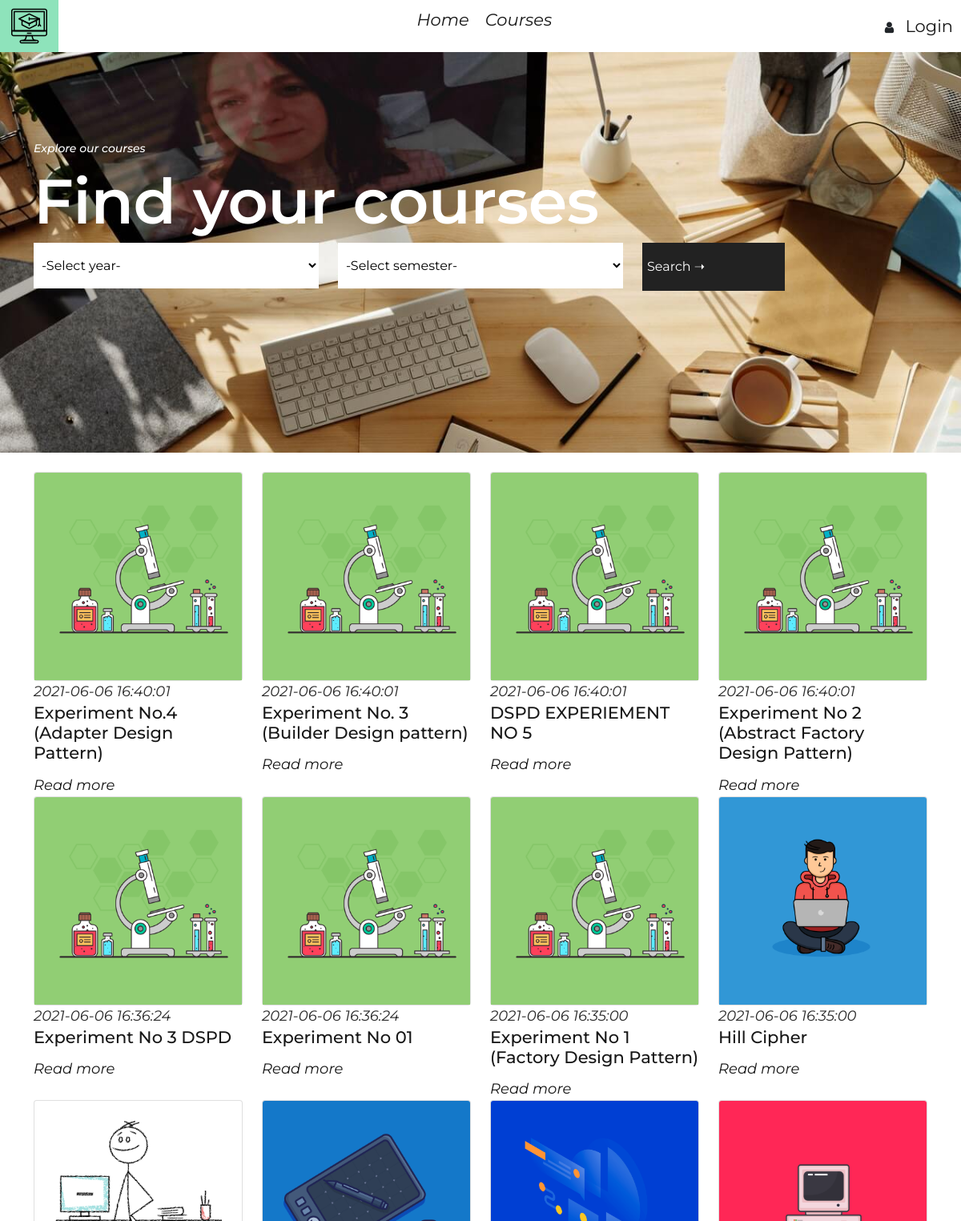
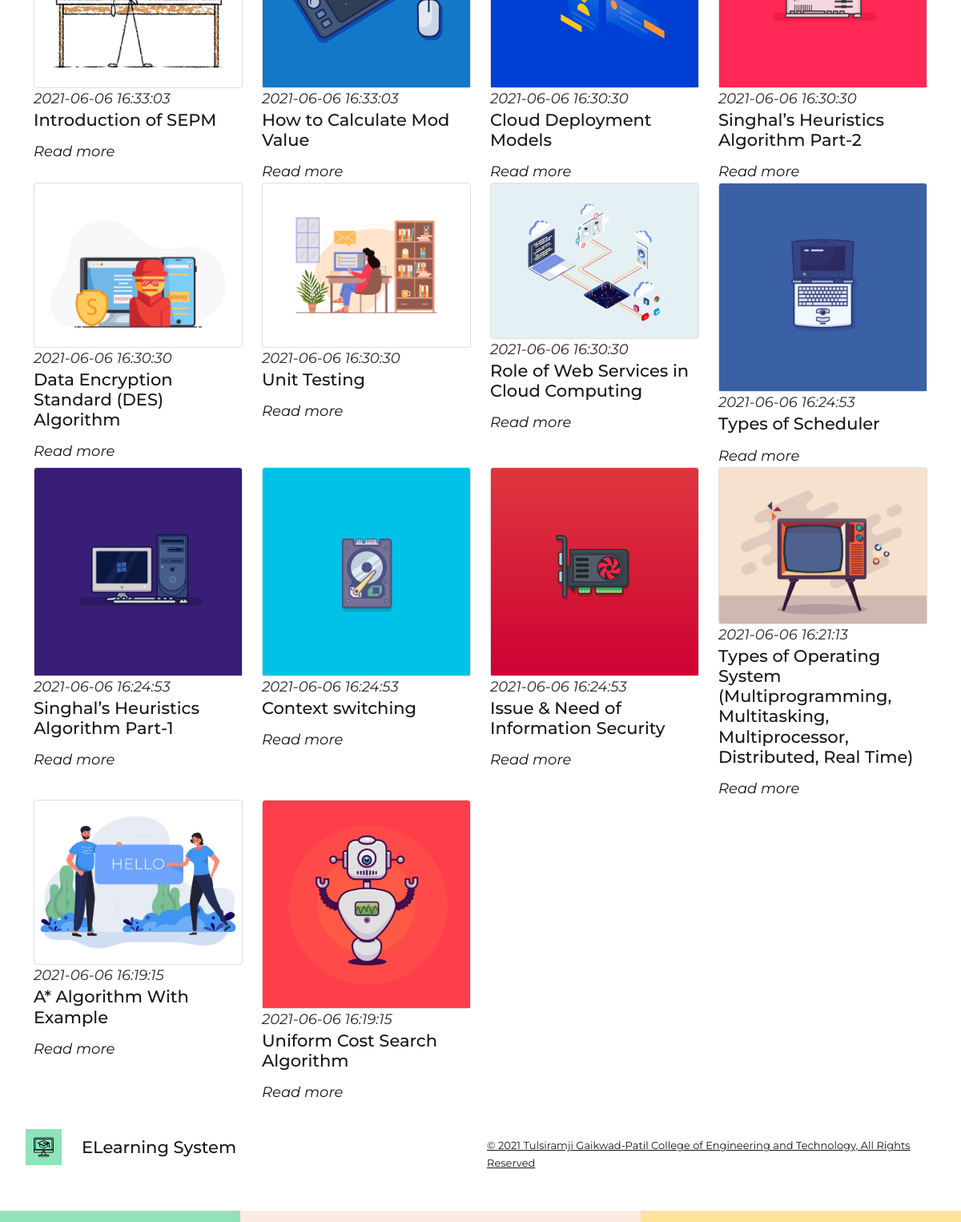
The page /course.php on the database its author committed (2 pictures, top to bottom).
### tables this page shows
CREATE TABLE `courses` (
  `id` int(11) NOT NULL,
  `category` varchar(255) NOT NULL,
  `heading` varchar(255) NOT NULL,
  `description` varchar(1000) NOT NULL,
  `instructor` varchar(255) NOT NULL,
  `video_link` varchar(1000) NOT NULL,
  `video_thumb` varchar(255) NOT NULL,
  `vid_duration` varchar(255) NOT NULL,
  `year` int(11) NOT NULL,
  `semester` int(11) NOT NULL,
  `added_at` timestamp NOT NULL DEFAULT current_timestamp()
);

### course.php (the view, shortened to what this page needs)
<?php require("config/connection.php"); ?>
<!DOCTYPE html>
<html lang="en">
<head>
    <?php include("include/header.php"); ?>
</head>
<body>
    <?php include("include/navigation.php"); ?>
    <section id="course">
        <div class="courses-container">
            <div class="header">
                <div class="container">
                    <div class="row">
                        <div class="col-xl-12">
                            <div class="content">
                                <div class="text">
                                    <h5>Explore our courses</h5>
                                    <h1>Find your courses</h1>
                                    <form action="course" method="get">
                                        <div class="row mb-2 mt-2">
                                            <div class="col-md-4">
                                                <select name="year" required>
                                                    <option value="0">-Select year-</option>
                                                </select>
                                            </div>
                                            <div class="col-md-4">
                                                <select name="semester" required>
                                                    <option>-Select semester-</option>
                                                </select>
                                            </div>
                                            <div class="col-md-4">
                                                <button type="submit" name="course-search">Search &#10141;</button>
                                            </div>
                                        </div>
                                    </form>
                                </div>
                            </div>
                        </div>
                    </div>
                </div>
            </div>
        </div>
        <div class="container">
            <div class="row">
                <div class="col-md-1"></div>
                <div class="col-md-1"></div>
            </div>
        </div>
    </section>
    <section>
        <div class="container">
            <div class="row">
                <?php
                    $q = "select * from courses order by id desc";
                    $r = mysqli_query($connection,$q);
                    if($r){
                        if(mysqli_num_rows($r) > 0){
                            while($row = mysqli_fetch_array($r)){
                                $id = $row['id'];
                                $title = $row['heading'];
                                $link = $row['video_link'];
                                $thumb = $row['video_thumb'];
                                $added_at = $row['added_at'];
                                ?>
                <div class="col-md-3">
                    <div class="item-video">
                        <div class="video">
                            <div class="card-deck">
                                <div class="card">
                                    <a data-fancybox href="<?php echo $link; ?>">
                                        <img class="card-img-top img-fluid" src="assets/images/video-thumb/<?php echo $thumb;?>" />
                                    </a>
                                </div>
                            </div>
                        </div>
                        <div class="meta">
                            <span><?php echo $added_at;?></span>
                            <h3><?php echo $title; ?></h3>
                            <a href="view_details?id=<?php echo $id;?>">Read more</a>
                        </div>
                    </div>
                </div>
                <?php
                            }
                        }else{
                            echo "no record founds";
                        }
                    }
                    ?>
            </div>
        </div>
    </section>
    <?php include("include/footer.php"); ?>
</body>
</html>

### include/header.php
<link rel="stylesheet" href="css/bootstrap/bootstrap.min.css">
<link rel="stylesheet" href="css/font-awesome/css/font-awesome.min.css">
<link rel="stylesheet" href="css/slik/slick.css">
<link rel="stylesheet" href="css/owl_caresoul/owl.carousel.min.css">
<link rel="stylesheet" href="css/owl_caresoul/owl.theme.default.min.css">
<link rel="stylesheet" href="css/responsive-tabs/responsive-tabs.min.css">
<link rel="stylesheet" href="css/font-awesome/css/font-awesome.min.css">
<link rel="stylesheet" href="css/fancybox/jquery.fancybox.min.css">
<link rel="stylesheet" href="css/style.css">

### include/navigation.php
<header>
    <div class="nav-left">
        <img src="assets/images/svg/online-course.svg" alt="logo" class="logo" width="45px" height="45px">
    </div>
    <nav>
        <div class="nav">
            <ul>
                <li>
                    <a href="index">Home</a>
                </li>
                <li>
                    <a href="#course">Courses</a>
                </li>
            </ul>
        </div>
    </nav>
    <div class="nav-right">
        <i class="fa fa-user"></i> <a href="login">Login</a>
    </div>
</header>

### include/footer.php
<section id="footer">
    <footer>
        <div class="footer">
            <div class="footer-bottom">
                <div class="container-fluid">
                    <div class="row p-4">
                        <div class="col-md-6 p-2 footer-logo">
                            <img src="assets/images/svg/online-course.svg" alt="logo" class="logo" width="45px" height="45px">
                            <h3>ELearning System</h3>
                        </div>
                        <div class="col-md-6 text-right p-2 footer-text">
                            <p>© <?php echo date('Y');?> Tulsiramji Gaikwad-Patil College of Engineering and Technology, All Rights Reserved</p>
                        </div>
                    </div>
                    <div class="row">
                        <div class="col-md-3" style="background-color:#8EE3BA;height:14px">
                        </div>
                        <div class="col-md-5" style="background-color:#FDEBE1;height:14px">
                        </div>
                        <div class="col-md-4" style="background-color:#FFE399;height:14px">
                        </div>
                    </div>
                </div>
            </div>
        </div>
    </footer>
</section>

### css/style.css (style rules this page uses)
* { margin: 0; padding: 0; -webkit-box-sizing: border-box; box-sizing: border-box; font-family: 'Montserrat', sans-serif; }
ul { list-style: none; }
a { text-decoration: none; font-family: 'Montserrat', sans-serif; }
h1, h2, h3, h4, h5, h6 { font-family: 'Montserrat', sans-serif; }
p { font-size: 16px; line-height: 1.67em }
header { width: 100%; display: -webkit-box; display: -ms-flexbox; display: flex; -webkit-box-pack: justify; -ms-flex-pack: justify; justify-content: space-between; -webkit-box-align: center; -ms-flex-align: center; align-items: center; }
header .nav-left { padding: 10px 14px; background-color: #8EE3BB; }
.nav ul { display: -webkit-box; display: -ms-flexbox; display: flex; }
.nav ul li { margin: 8px 10px; }
.nav ul li a { color: #171717; font-size: 21px; font-style: italic; }
.nav-right a { font-size: 21px; padding: 8px 10px; color: #171717; }
.item-video .meta span { font-size: 18px; margin: 20px 0; font-style: italic; color: #2b2b2b; }
.item-video .meta h3 { font-size: 21px; color: #171717; margin-bottom: 14px; }
.item-video .meta a { font-size: 18px; color: #171717; font-style: italic; }
.footer-text p { font-size: 13px; margin-top: 10px; color: #171717; text-decoration: underline; }
.footer-logo { display: -webkit-box; display: -ms-flexbox; display: flex; }
.footer-logo img { padding: 8px 10px; background-color: #8EE3BB; }
.footer-logo h3 { margin-top: 10px; margin-left: 25px; color: #171717; font-size: 21px; }
.courses-container { width: 100%; }
.courses-container .header { min-height: 500px; width: 100%; background: url(../assets/images/course-back.jpg); background-position: top center; background-repeat: no-repeat; background-size: cover; }
.courses-container .content { width: 100%; }
.courses-container .content .text { text-align-last: left; width: 100%; margin-top: 10%; color: #fff; }
.courses-container .content .text h5 { font-size: 14px; font-style: italic; margin: 14px 0; }
.courses-container .content .text h1 { color: #FFFFFF; font-size: 78px; font-weight: 600; line-height: 88px; letter-spacing: -0.39px; }
.courses-container .content .text select { width: 100%; padding: 18px 6px; border: none; background-color: #fff; outline: none; }
.courses-container .content .text button { width: 50%; padding: 18px 6px; border: none; outline: none; background-color: #222; color: #fff; text-align:center; }

### rows shown on the page
courses: video_thumb (picture), added_at "2021-06-06 16:40:01", heading "Experiment No.4 (Adapter Design Pattern)"
courses: video_thumb (picture), added_at "2021-06-06 16:40:01", heading "Experiment No. 3 (Builder Design pattern)"
courses: video_thumb (picture), added_at "2021-06-06 16:40:01", heading "DSPD EXPERIEMENT NO 5"
courses: video_thumb (picture), added_at "2021-06-06 16:40:01", heading "Experiment No 2 (Abstract Factory Design Pattern)"
courses: video_thumb (picture), added_at "2021-06-06 16:36:24", heading "Experiment No 3 DSPD"
courses: video_thumb (picture), added_at "2021-06-06 16:36:24", heading "Experiment No 01"
courses: video_thumb (picture), added_at "2021-06-06 16:35:00", heading "Experiment No 1 (Factory Design Pattern)"
courses: video_thumb (picture), added_at "2021-06-06 16:35:00", heading "Hill Cipher"
courses: video_thumb (picture), added_at "2021-06-06 16:33:03", heading "Introduction of SEPM"
courses: video_thumb (picture), added_at "2021-06-06 16:33:03", heading "How to Calculate Mod Value"
courses: video_thumb (picture), added_at "2021-06-06 16:30:30", heading "Cloud Deployment Models"
courses: video_thumb (picture), added_at "2021-06-06 16:30:30", heading "Singhal’s Heuristics Algorithm Part-2"
courses: video_thumb (picture), added_at "2021-06-06 16:30:30", heading "Data Encryption Standard (DES) Algorithm"
courses: video_thumb (picture), added_at "2021-06-06 16:30:30", heading "Unit Testing"
courses: video_thumb (picture), added_at "2021-06-06 16:30:30", heading "Role of Web Services in Cloud Computing"
courses: video_thumb (picture), added_at "2021-06-06 16:24:53", heading "Types of Scheduler"
courses: video_thumb (picture), added_at "2021-06-06 16:24:53", heading "Singhal’s Heuristics Algorithm Part-1"
courses: video_thumb (picture), added_at "2021-06-06 16:24:53", heading "Context switching"
courses: video_thumb (picture), added_at "2021-06-06 16:24:53", heading "Issue & Need of Information Security"
courses: video_thumb (picture), added_at "2021-06-06 16:21:13", heading "Types of Operating System (Multiprogramming, Multitasking, Multiprocessor, Distributed, Real Time)"
courses: video_thumb (picture), added_at "2021-06-06 16:19:15", heading "A* Algorithm With Example"
courses: video_thumb (picture), added_at "2021-06-06 16:19:15", heading "Uniform Cost Search Algorithm"
